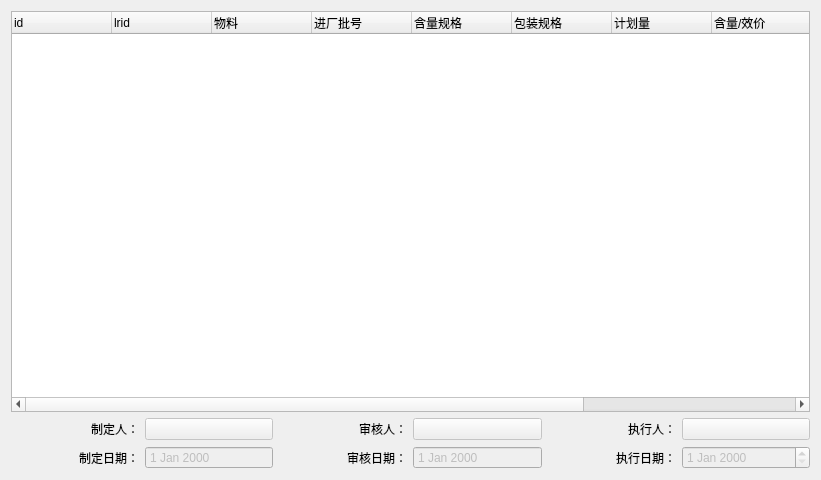
<?xml version="1.0" encoding="UTF-8"?>
<ui version="4.0">
 <class>Form</class>
 <widget class="QWidget" name="Form">
  <property name="geometry">
   <rect>
    <x>0</x>
    <y>0</y>
    <width>821</width>
    <height>480</height>
   </rect>
  </property>
  <property name="windowTitle">
   <string>Form</string>
  </property>
  <layout class="QGridLayout" name="gridLayout">
   <item row="1" column="0">
    <widget class="QLabel" name="label">
     <property name="text">
      <string>制定人：</string>
     </property>
     <property name="alignment">
      <set>Qt::AlignRight|Qt::AlignTrailing|Qt::AlignVCenter</set>
     </property>
    </widget>
   </item>
   <item row="2" column="0">
    <widget class="QLabel" name="label_7">
     <property name="text">
      <string>制定日期：</string>
     </property>
     <property name="alignment">
      <set>Qt::AlignRight|Qt::AlignTrailing|Qt::AlignVCenter</set>
     </property>
    </widget>
   </item>
   <item row="0" column="0" colspan="6">
    <widget class="QTreeWidget" name="treeWidget_stufflist">
     <property name="indentation">
      <number>0</number>
     </property>
     <column>
      <property name="text">
       <string>id</string>
      </property>
     </column>
     <column>
      <property name="text">
       <string>lrid</string>
      </property>
     </column>
     <column>
      <property name="text">
       <string>物料</string>
      </property>
     </column>
     <column>
      <property name="text">
       <string>进厂批号</string>
      </property>
     </column>
     <column>
      <property name="text">
       <string>含量规格</string>
      </property>
     </column>
     <column>
      <property name="text">
       <string>包装规格</string>
      </property>
     </column>
     <column>
      <property name="text">
       <string>计划量</string>
      </property>
     </column>
     <column>
      <property name="text">
       <string>含量/效价</string>
      </property>
     </column>
     <column>
      <property name="text">
       <string>水分</string>
      </property>
     </column>
     <column>
      <property name="text">
       <string>相对密度</string>
      </property>
     </column>
     <column>
      <property name="text">
       <string>杂质</string>
      </property>
     </column>
    </widget>
   </item>
   <item row="1" column="4">
    <widget class="QLabel" name="label_5">
     <property name="text">
      <string>执行人：</string>
     </property>
     <property name="alignment">
      <set>Qt::AlignRight|Qt::AlignTrailing|Qt::AlignVCenter</set>
     </property>
    </widget>
   </item>
   <item row="1" column="2">
    <widget class="QLabel" name="label_4">
     <property name="text">
      <string>审核人：</string>
     </property>
     <property name="alignment">
      <set>Qt::AlignRight|Qt::AlignTrailing|Qt::AlignVCenter</set>
     </property>
    </widget>
   </item>
   <item row="2" column="2">
    <widget class="QLabel" name="label_2">
     <property name="text">
      <string>审核日期：</string>
     </property>
     <property name="alignment">
      <set>Qt::AlignRight|Qt::AlignTrailing|Qt::AlignVCenter</set>
     </property>
    </widget>
   </item>
   <item row="1" column="3">
    <widget class="SignButton" name="pushButton_warrantor">
     <property name="enabled">
      <bool>false</bool>
     </property>
     <property name="text">
      <string/>
     </property>
    </widget>
   </item>
   <item row="2" column="3">
    <widget class="QDateEdit" name="dateEdit_warrantdate">
     <property name="enabled">
      <bool>false</bool>
     </property>
     <property name="focusPolicy">
      <enum>Qt::NoFocus</enum>
     </property>
     <property name="readOnly">
      <bool>true</bool>
     </property>
     <property name="buttonSymbols">
      <enum>QAbstractSpinBox::NoButtons</enum>
     </property>
    </widget>
   </item>
   <item row="2" column="1">
    <widget class="QDateEdit" name="dateEdit_plandate">
     <property name="enabled">
      <bool>false</bool>
     </property>
     <property name="focusPolicy">
      <enum>Qt::NoFocus</enum>
     </property>
     <property name="styleSheet">
      <string notr="true"/>
     </property>
     <property name="readOnly">
      <bool>true</bool>
     </property>
     <property name="buttonSymbols">
      <enum>QAbstractSpinBox::NoButtons</enum>
     </property>
    </widget>
   </item>
   <item row="1" column="1">
    <widget class="SignButton" name="pushButton_instructor">
     <property name="enabled">
      <bool>false</bool>
     </property>
     <property name="text">
      <string/>
     </property>
    </widget>
   </item>
   <item row="1" column="5">
    <widget class="SignButton" name="pushButton_executor">
     <property name="enabled">
      <bool>false</bool>
     </property>
     <property name="text">
      <string/>
     </property>
    </widget>
   </item>
   <item row="2" column="4">
    <widget class="QLabel" name="label_3">
     <property name="text">
      <string>执行日期：</string>
     </property>
     <property name="alignment">
      <set>Qt::AlignRight|Qt::AlignTrailing|Qt::AlignVCenter</set>
     </property>
    </widget>
   </item>
   <item row="2" column="5">
    <widget class="QDateEdit" name="dateEdit_executedate">
     <property name="enabled">
      <bool>false</bool>
     </property>
    </widget>
   </item>
  </layout>
 </widget>
 <customwidgets>
  <customwidget>
   <class>SignButton</class>
   <extends>QPushButton</extends>
   <header>lib.sign.signbutton.h</header>
  </customwidget>
 </customwidgets>
 <tabstops>
  <tabstop>treeWidget_stufflist</tabstop>
 </tabstops>
 <resources/>
 <connections/>
</ui>
